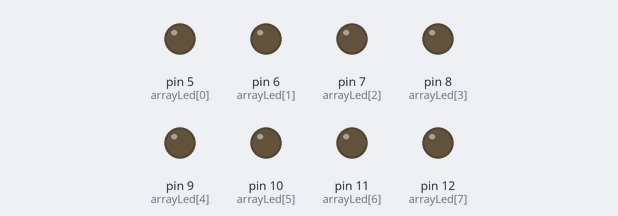
Recording of a sketch running on a simulated Arduino Uno, built with avr-gcc and run on an emulated ATmega328P. On the bench: output pins drawn as LEDs (lit = HIGH).

Above: at 2.5 s.
At 7.5 s:
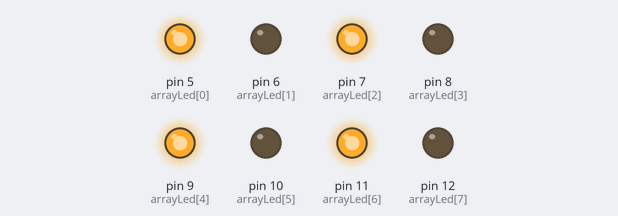
Timing chart, 0 to 13.0 s (numbered marks = the images above):
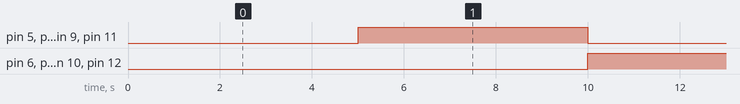

The sketch:

_1.2_Array_Led.ino
```cpp
/******************************************************************
 **                                                              **
 **                 Array LEDS  01010101 - 10101010              **
 **                                                              **
 ******************************************************************/

//***************  INCLUDES   **************************************


//***************  VARIABLES  **************************************
int arrayLed [] ={5,6,7,8,9,10,11,12};
int i,j,p ;


//***************  SETUP   ****************************************
void setup() {
for (i=0; i<8; i++)
{
pinMode(arrayLed [i],OUTPUT);

}


}

//*************    LOOP   ******************************************
void loop() {

 for (p=0; p<2; p++) {
delay (5000);

 if (p!=1){
  j =i+1;
      for (i=0; i<8; i=i+2) {
  j =i+1;
  digitalWrite (arrayLed[j],LOW);
  digitalWrite (arrayLed[i], HIGH);
      }
 }
else{
  for (i=0; i<8; i=i+2) {
    j =i+1;
digitalWrite (arrayLed[i],LOW);
digitalWrite (arrayLed[j], HIGH);
}
 }

}
}
```

Measured:
- by itself, pin 5 (arrayLed[0]), pin 6 (arrayLed[1]), pin 7 (arrayLed[2]), pin 8 (arrayLed[3]), pin 9 (arrayLed[4]), pin 10 (arrayLed[5]), pin 11 (arrayLed[6]), pin 12 (arrayLed[7]): alternates HIGH for 5.0 s and LOW for 5.0 s
